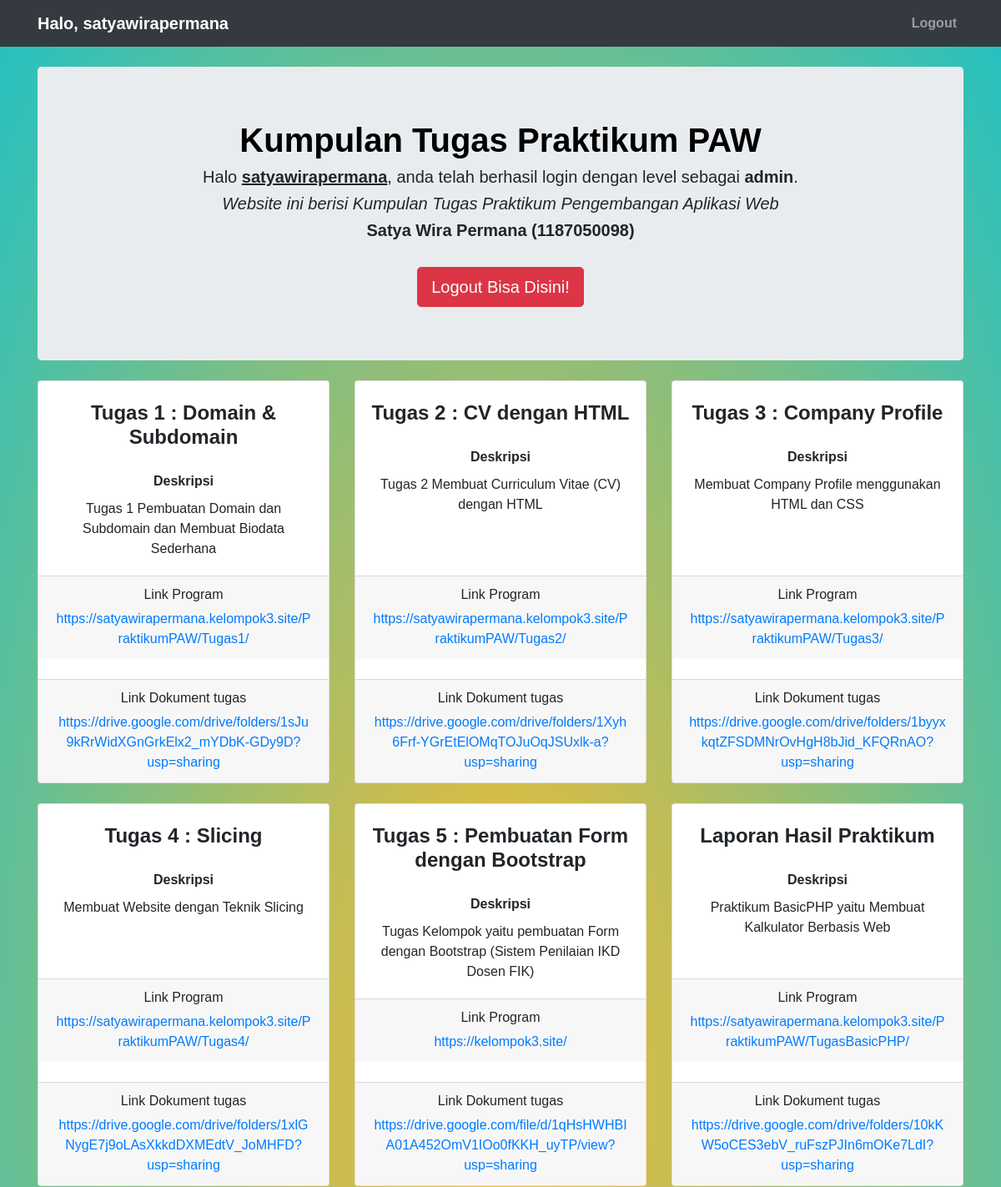
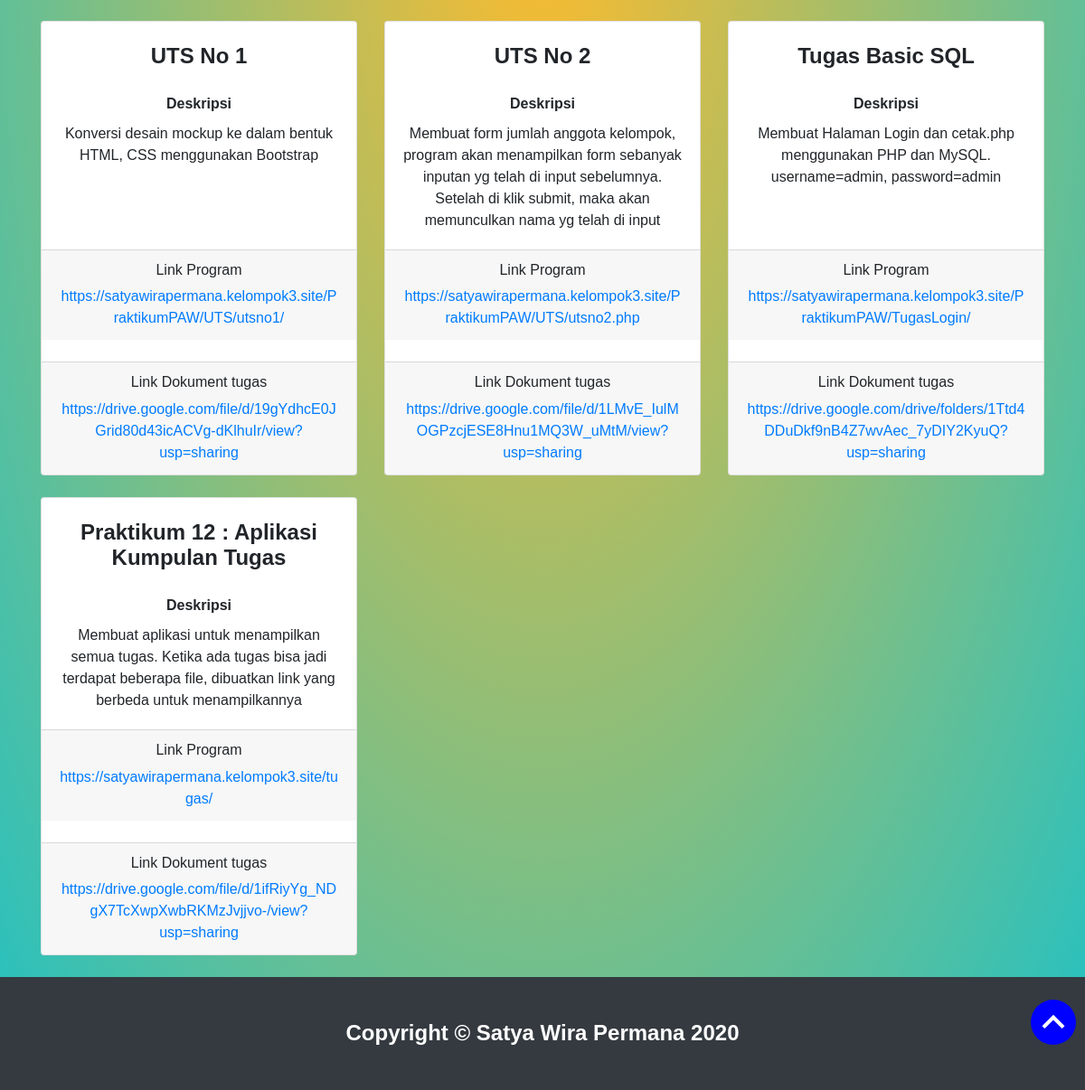
The app's page /halaman_user.php (signed in) with its own data (2 pictures, top to bottom).
### tables this page shows
CREATE TABLE `daftar_tugas` (
  `id_tugas` int(11) NOT NULL,
  `nama_tugas` text NOT NULL,
  `deskripsi` text NOT NULL,
  `linkurl` text NOT NULL,
  `linkdocument` varchar(255) NOT NULL
);

### halaman_user.php (the view, shortened to what this page needs)
<?php
	require_once 'koneksicrud.php';
?>
<!DOCTYPE html>
<html lang="en">
<head>
  <link href="vendor/bootstrap/css/bootstrap.min.css" rel="stylesheet">
  <link href="css/heroic-features.css" rel="stylesheet">
  <link rel="stylesheet" type="text/css" href="style.css">
</head>
<body>
  	<?php
    	$q = $conn->query("SELECT * FROM daftar_tugas");
  	?>
  <nav class="navbar navbar-expand-lg navbar-dark bg-dark fixed-top">
    <div class="container">
      <a class="navbar-brand"><b>Halo, <?php echo $_SESSION['username']; ?></b></a>
      <div class="collapse navbar-collapse" id="navbarResponsive">
        <ul class="navbar-nav ml-auto">
          <li class="nav-item">
            <a class="nav-link" href="logout.php"><b>Logout</b></a>
          </li>
        </ul>
      </div>
    </div>
  </nav>
  <div class="container">
    <header class="jumbotron my-4">
      <h1><b>Kumpulan Tugas Praktikum PAW</b></h1>
      <center><h5>Halo <b><u><?php echo $_SESSION['username']; ?></u></b>, anda telah berhasil login dengan level sebagai <b><?php echo $_SESSION['level']; ?></b>.</h5>
      <center><h5><i>Website ini berisi Kumpulan Tugas Praktikum Pengembangan Aplikasi Web</i></h5>
      <center><h5><b>Satya Wira Permana (1187050098)</b></h5>
      <br>
      <a href="logout.php" class="btn btn-danger btn-lg">Logout Bisa Disini!</a></center>
    </header>
    <div class="row text-center">
      <?php  while ($dt = $q->fetch_assoc()) : ?>
      <div class="col-lg-4 col-md-6 mb-4">
        <div class="card h-100">
          <h4><b><?= $dt['nama_tugas'] ?></b></h4>
          <div class="card-body">
            <h6 class="card-title"><b>Deskripsi</b></h6>
            <p class="card-text"><?= $dt['deskripsi'] ?></p>
          </div>
          <div class="card-footer">
            <h6>Link Program</h6>
            <a href="<?= $dt['linkurl'] ?>" target="_blank"><?= $dt['linkurl'] ?></a>
          </div></br>
          <div class="card-footer">
            <h6>Link Dokument tugas</h6>
            <a href="<?= $dt['linkdocument'] ?>" target="_blank"><?= $dt['linkdocument'] ?></a>
          </div>
        </div>
      </div>
      <?php endwhile; ?>
    </div>
  </div>
  <footer class="py-5 bg-dark">
    <div class="container">
      <h4 class="m-0 text-center text-white"><b>Copyright &copy; Satya Wira Permana 2020</b></h4>
    </div>
  </footer>
  <a href="#" class="backtoTop"></a>
</body>
</html>

### css/heroic-features.css (style rules this page uses)
body { padding-top: 56px; }

### style.css (style rules this page uses)
body { font-family: sans-serif; background-image: radial-gradient(#fdbb2d, #22c1c3); height: 100% background-repeat: no-repeat; background-size: cover; }
h1 { color: black; text-align: center; }

### halaman_user.php (style rules this page uses)
html { scroll-behavior:smooth; }
.backtoTop { width:50px; height:50px; position:fixed; bottom:50px; right: 10px; z-index:99; cursor:pointer; border-radius:100px; transition:all .5s; }

### records on screen
daftar_tugas: nama_tugas "Tugas 1 : Domain & Subdomain", deskripsi "Tugas 1 Pembuatan Domain dan Subdomain dan Membuat Biodata Sederhana", linkurl "https://satyawirapermana.kelompok3.site/PraktikumPAW/Tugas1/", linkdocument "https://drive.google.com/drive/folders/1sJu9kRrWidXGnGrkElx2_mYDbK-GDy9D?usp=sharing"
daftar_tugas: nama_tugas "Tugas 2 : CV dengan HTML", deskripsi "Tugas 2 Membuat Curriculum Vitae (CV) dengan HTML", linkurl "https://satyawirapermana.kelompok3.site/PraktikumPAW/Tugas2/", linkdocument "https://drive.google.com/drive/folders/1Xyh6Frf-YGrEtElOMqTOJuOqJSUxlk-a?usp=sharing"
daftar_tugas: nama_tugas "Tugas 3 : Company Profile", deskripsi "Membuat Company Profile menggunakan HTML dan CSS", linkurl "https://satyawirapermana.kelompok3.site/PraktikumPAW/Tugas3/", linkdocument "https://drive.google.com/drive/folders/1byyxkqtZFSDMNrOvHgH8bJid_KFQRnAO?usp=sharing"
daftar_tugas: nama_tugas "Tugas 4 : Slicing", deskripsi "Membuat Website dengan Teknik Slicing", linkurl "https://satyawirapermana.kelompok3.site/PraktikumPAW/Tugas4/", linkdocument "https://drive.google.com/drive/folders/1xlGNygE7j9oLAsXkkdDXMEdtV_JoMHFD?usp=sharing"
daftar_tugas: nama_tugas "Tugas 5 : Pembuatan Form dengan Bootstrap", deskripsi "Tugas Kelompok yaitu pembuatan Form dengan Bootstrap (Sistem Penilaian IKD Dosen FIK)", linkurl "https://kelompok3.site/", linkdocument "https://drive.google.com/file/d/1qHsHWHBIA01A452OmV1IOo0fKKH_uyTP/view?usp=sharing"
daftar_tugas: nama_tugas "Laporan Hasil Praktikum", deskripsi "Praktikum BasicPHP yaitu Membuat Kalkulator Berbasis Web", linkurl "https://satyawirapermana.kelompok3.site/PraktikumPAW/TugasBasicPHP/", linkdocument "https://drive.google.com/drive/folders/10kKW5oCES3ebV_ruFszPJIn6mOKe7LdI?usp=sharing"
daftar_tugas: nama_tugas "UTS No 1", deskripsi "Konversi desain mockup ke dalam bentuk HTML, CSS menggunakan Bootstrap", linkurl "https://satyawirapermana.kelompok3.site/PraktikumPAW/UTS/utsno1/", linkdocument "https://drive.google.com/file/d/19gYdhcE0JGrid80d43icACVg-dKlhuIr/view?usp=sharing"
daftar_tugas: nama_tugas "UTS No 2", deskripsi "Membuat form jumlah anggota kelompok, program akan menampilkan form sebanyak inputan yg telah di input sebelumnya. Setelah di klik submit, maka akan memunculkan nama yg telah di input", linkurl "https://satyawirapermana.kelompok3.site/PraktikumPAW/UTS/utsno2.php", linkdocument "https://drive.google.com/file/d/1LMvE_IulMOGPzcjESE8Hnu1MQ3W_uMtM/view?usp=sharing"
daftar_tugas: nama_tugas "Tugas Basic SQL", deskripsi "Membuat Halaman Login dan cetak.php menggunakan PHP dan MySQL. username=admin, password=admin", linkurl "https://satyawirapermana.kelompok3.site/PraktikumPAW/TugasLogin/", linkdocument "https://drive.google.com/drive/folders/1Ttd4DDuDkf9nB4Z7wvAec_7yDIY2KyuQ?usp=sharing"
daftar_tugas: nama_tugas "Praktikum 12 : Aplikasi Kumpulan Tugas", deskripsi "Membuat aplikasi untuk menampilkan semua tugas. Ketika ada tugas bisa jadi terdapat beberapa file, dibuatkan link yang berbeda untuk menampilkannya", linkurl "https://satyawirapermana.kelompok3.site/tugas/", linkdocument "https://drive.google.com/file/d/1ifRiyYg_NDgX7TcXwpXwbRKMzJvjjvo-/view?usp=sharing"

### other values on screen
$_SESSION['username'] "satyawirapermana"
$_SESSION['level'] "admin"
